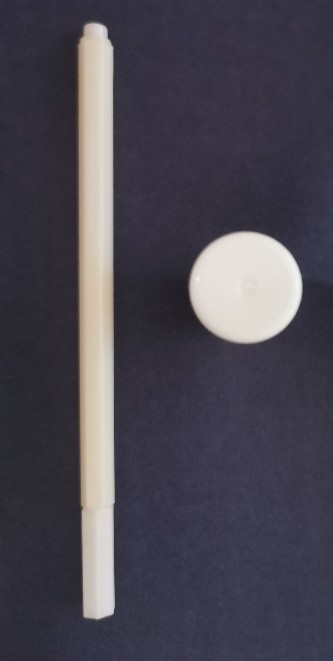
//> input picture 02class/circlepoint/egg.jpg, 333 x 661 px
$ ./circlepoint   (built with g++ and OpenCV 4)
//> lines starting //> are read from the running program, lines starting //| are printed output that depends on the picture; after the words box and inside, x2 and y2 are one past the last pixel; in counts of white or black regions, pixels touching at a corner belong together
#include <opencv2/opencv.hpp>
#include "opencv2/highgui.hpp"
#include <iostream>
#include <math.h>
#include <vector>

using namespace cv;
using namespace std;
//3170406037 TORRE 电信172
int main(int argc, char **argv) {
    Mat src = imread("egg.jpg");
//> src is the input picture: 661 rows x 333 cols, CV_8UC3; mean B, G, R 81.3, 70.5, 73.8
    imshow("picture",src);
    if(src.empty())
    {
        cout << "can not open "  << endl;
        return -1;
    }
    Mat cimg;
    medianBlur(src, src, 5);
    cvtColor(src,cimg,COLOR_BGR2GRAY);
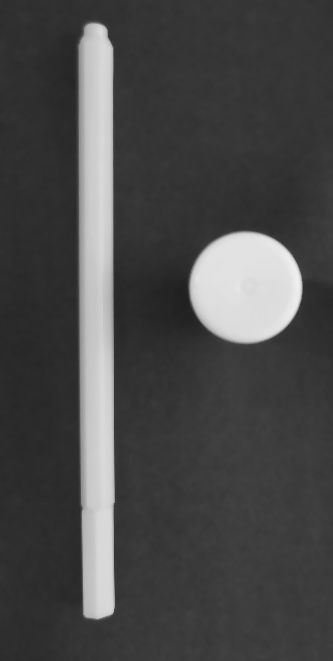
//> cimg: 661 rows x 333 cols, CV_8UC1; min 32, max 239, mean 72.7
    GaussianBlur(cimg, cimg, Size(9, 9), 2, 2);
  //medianBlur(cimg, cimg, 5);
    Canny(cimg,cimg,10,250,5);
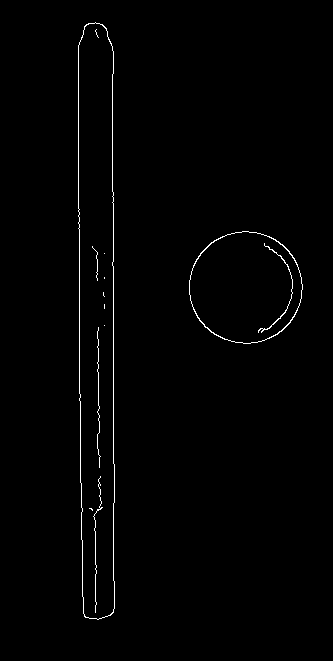
//> cimg: 661 rows x 333 cols, CV_8UC1; 0.98% white in thin lines or dots, all inside (x1, y1, x2, y2) = (78, 22, 303, 620)
    imshow("canny",cimg);
    vector<Vec3f> circles;
    HoughCircles(cimg, circles, HOUGH_GRADIENT, 1, 30,100, 30, 10, 120);
//> circles = 1 circle (x, y, radius): [245.5, 286.5, 55.4]

    for (size_t i = 0; i < circles.size(); i++)
    {
       Point center(cvRound(circles[i][0]), cvRound(circles[i][1]));
       int radius = cvRound(circles[i][2]);
       //绘制圆心
       circle(src, center, 3, Scalar(0, 0, 255), -1, 8, 0);
       //绘制圆轮廓 Scalar(B,G,R) RGB=173 255 47
       circle(src,center,radius,Scalar(47,255,173), 3, 8, 0);

       //横线
       Point pt1,pt2;
         pt1.x = cvRound(circles[i][0])+10;
         pt1.y = cvRound(circles[i][1]);
         pt2.x = cvRound(circles[i][0])-10;
         pt2.y = cvRound(circles[i][1]);
	line(src,pt1,pt2,CV_RGB(255,0,0),2,CV_AA,0);
       //竖线
       Point pt3,pt4;
         pt3.x = cvRound(circles[i][0]);
         pt3.y = cvRound(circles[i][1])+10;
         pt4.x = cvRound(circles[i][0]);
         pt4.y = cvRound(circles[i][1])-10;
	line(src,pt3,pt4,CV_RGB(255,0,0),2,CV_AA,0);
    }
//> this loop made 1 pass
//> (center, radius) on pass 1: (Point(246, 286), 55)
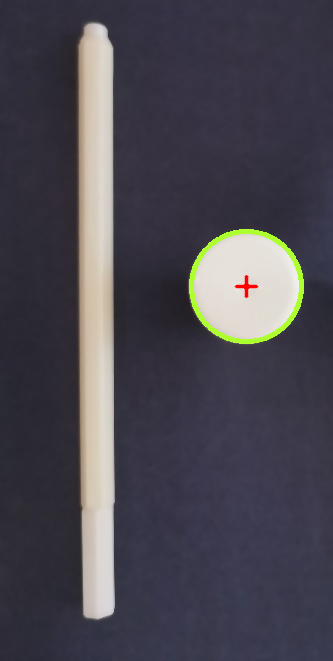
//> src: 661 rows x 333 cols, CV_8UC3; mean B, G, R 80.3, 71.1, 73.9
    imshow("图片",src);
    imwrite("end.jpg",src);
    waitKey(0);
    return 0;
}
